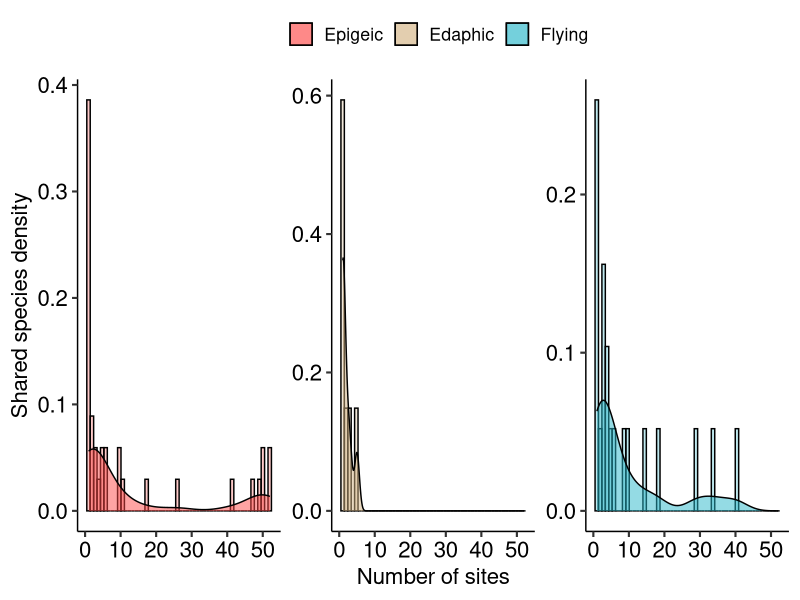

Source code (R):
################################################################################
#################################### fig s8 ####################################
################################################################################
library(ggplot2)
library(ggpubr)

# Import data
shared.df <- read.csv("skyline_sharedmat.csv", check.names = F)
taxo.df <- read.csv("skyline_taxo.csv")

# Select columns based on taxa in the taxonomy dataframe and remove columns with zero sum (species absent in all sites)
shared.df <- shared.df %>%
  dplyr::select(any_of(taxo.df$taxa)) %>%
  dplyr::select_if(colSums(.) > 0)
  
# Convert values greater than 1 in the shared species matrix to 1 (indicating presence or absence)
shared.df[shared.df > 1] <- 1

# Create a list of species and their corresponding site counts (i.e., how many sites they appear in)
shared.list <- data.frame(taxa = colnames(shared.df),
                          no_sites = colSums(shared.df))

# Add mobility type information for each species (Epigeic, Edaphic, or Flying)
shared.list$mobility <- taxo.df[taxo.df$taxa %in% shared.list$taxa, ]$mobility

ggplot(shared.list, aes(x = no_sites, fill = mobility)) +
  geom_histogram(aes(y = stat(density)), alpha = 0.3, bins = 54, color = "black", position = "identity") +
  geom_density(alpha = 0.5, linetype = "solid") +
  scale_fill_manual(name = "", labels = c("Epigeic", "Edaphic", "Flying"), values = c("#FE4A49", "#D4B483", "#2AB7CA")) +
  labs(x = "Number of sites", y = "Shared species density") +
  theme_pubr(base_size = 16) +
  facet_wrap(~ mobility, scales = "free_y") + 
  theme(strip.background = element_blank(), 
        strip.text = element_blank())

